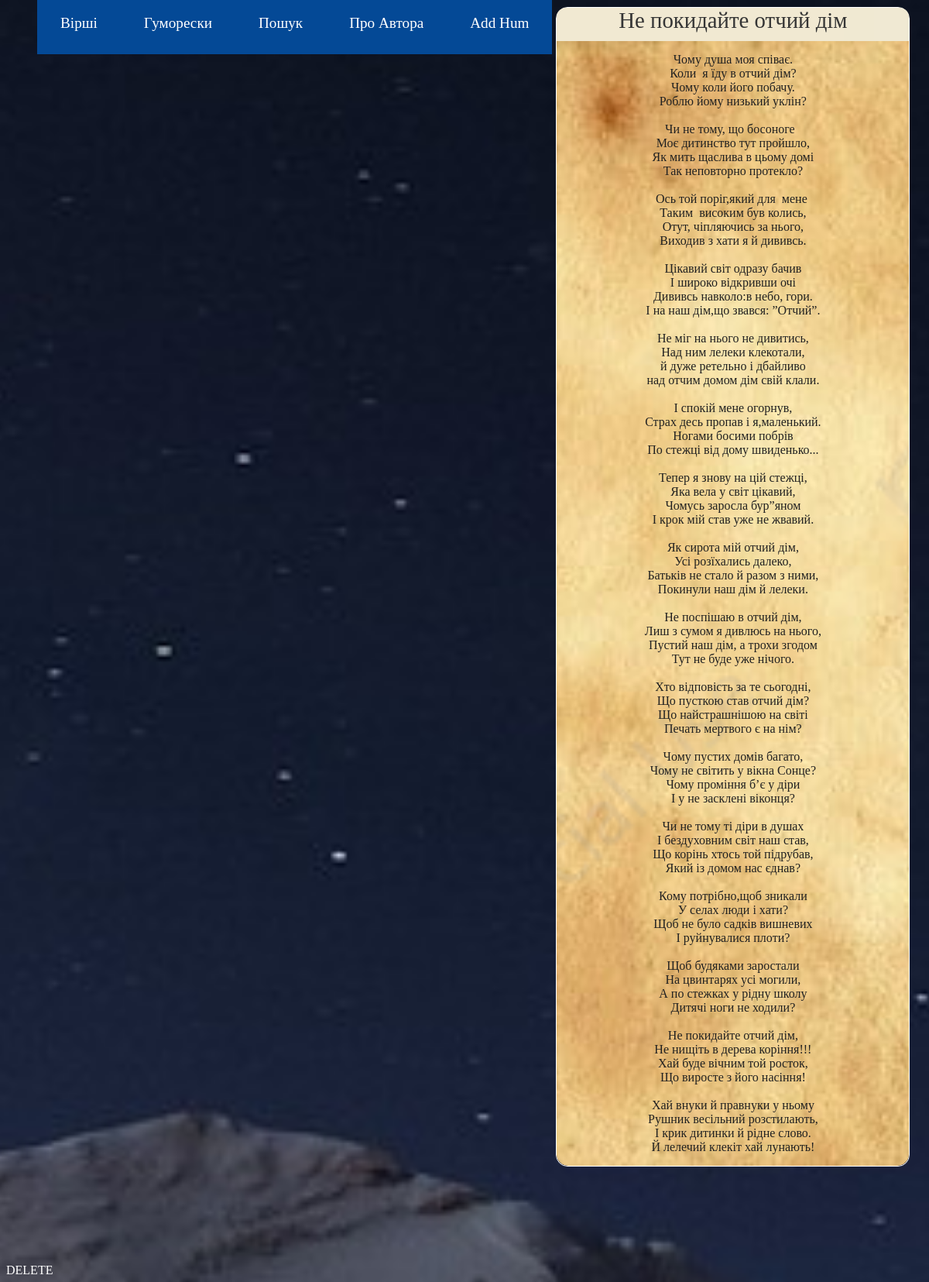
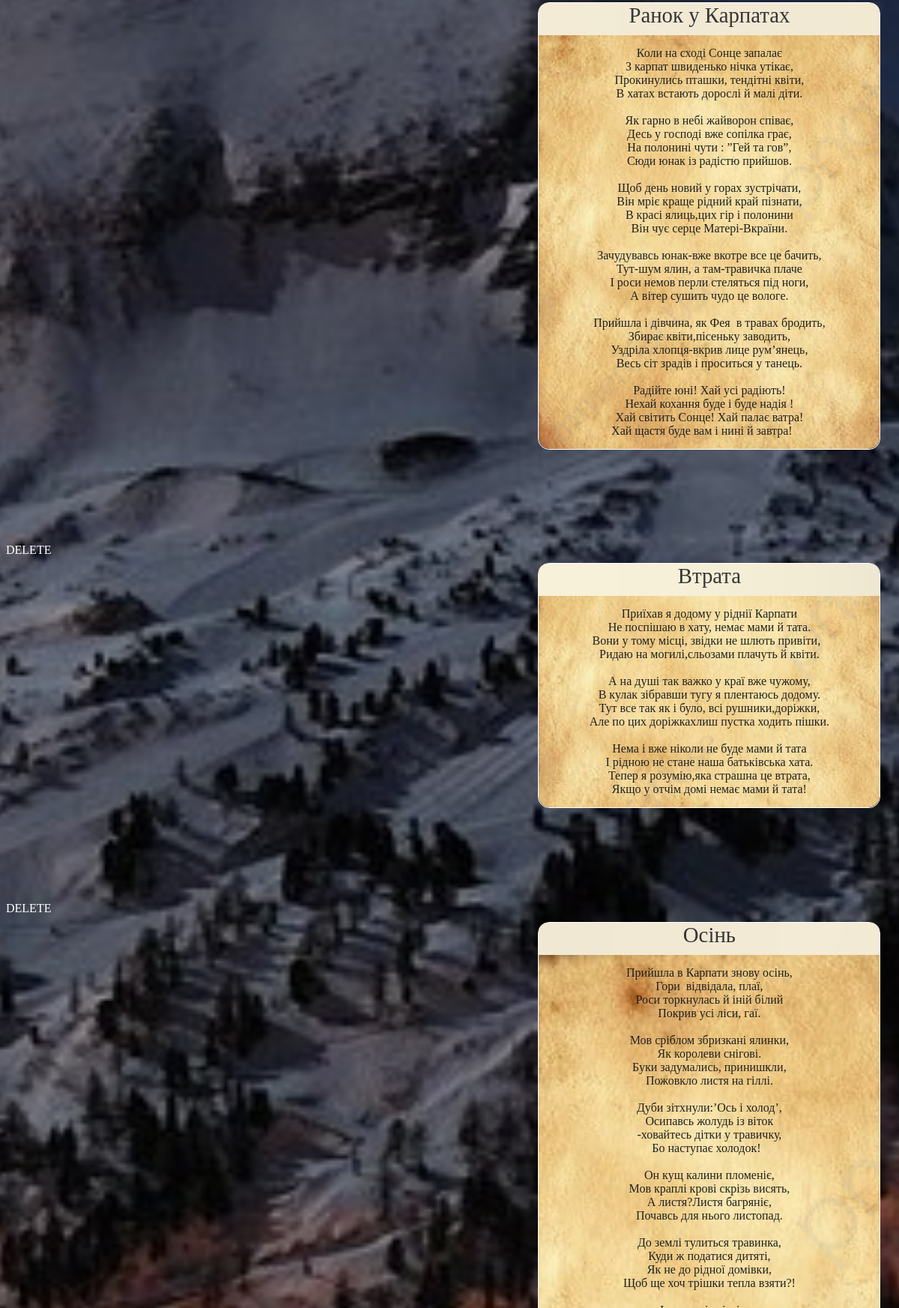
Screenshot of /poems/2 (upper part) with the database file from the repository (2 pictures, top to bottom).
### app/models.py (models this page shows)
class Poem(db.Model):
    id = db.Column(db.Integer, primary_key=True)
    title = db.Column(db.String(20), unique=True)
    text = db.Column(db.String(1028), unique=True)

### app/routes.py (the view)
@app.route('/poems/<int:page_num>')
def poems(page_num):
    poems = Poem.query.paginate(per_page=5, page=page_num, error_out=True)
    return render_template('poems.html', title='Вірші',  poems=poems)

### app/templates/poems.html (shortened to what this page needs)
{% extends "base.html" %}
{% block app_content %}
    {% for poem in poems.items %}
        {% include "_poem.html" %}
        <a href="{{ url_for('del_poem', poem_id=poem.id) }}">DELETE</a>
    {% endfor %}
{% endblock %}

### app/templates/base.html (shortened to what this page needs)
<html>
    <head>
        <link rel="stylesheet" href="{{ url_for('static', filename='styles.css') }}"/>
    </head>
    <body>
        <div id="navbar-container">
            <div id="navbar">
                <div class="link-div">
                    <nav>
                        <ul class="nav-links">
                            <li><a href="{{ url_for('poems', page_num=1) }}">Вірші</a></li>
                            <li><a href="{{ url_for('humoresques', hum_page_num=1) }}">Гуморески</a></li>
                            <li><a href="{{ url_for('search') }}">Пошук</a></li>
                            <li><a href="{{ url_for('about') }}">Про Автора</a></li>
                            <li><a href="{{ url_for('add_humoresque') }}">Add Hum</a></li>
                        </ul>
                    </nav>
                </div>
            </div>
        </div>
        <div id="page_container">
            {% block content %}
            <div class="container-fluid" style="margin-top: 100px;">
                {% block app_content %}{% endblock %}
            </div>
            {% endblock %}
        </div>
    </body>
</html>

### app/templates/_poem.html
{% extends "base.html" %}
{% block app_content %}
    <div id="poem-container">
        <div id="title">{{poem.title}}</div>
        <pre><div id="text">{{poem.text}}</div></pre>
    </div>
{% endblock %}

### app/static/styles.css (style rules this page uses)
#poem-container { width: 455px; border: 1px solid white; color: white; margin-left: 60%; margin-top: -5.7rem; margin-bottom: 125px; border-radius: 15px; }
#title { width: 100%; height: 40px; background: url('/static/title_bg.jpg') no-repeat center center fixed; -webkit-background-size: cover; -moz-background-size: cover; -o-background-size: cover; background-size: cover; font-family: 'Lobster Two', cursive; font-size: 1.8rem; color: #353535; text-align: center; padding-bottom: 5px; border-radius: 12px 12px 0 0; }
#text { background: url('/static/poem_bg.jpg') no-repeat center center; width: 455px; -webkit-background-size: cover; -moz-background-size: cover; -o-background-size: cover; background-size: cover; font-family: 'Lobster Two', cursive ; font-size: 1rem; color: #212121; text-align: center; margin-top: -15px; margin-bottom: -13px; padding-top: 15px; padding-bottom: 15px; border-radius:0 0 15px 15px; }
#navbar-container { position: absolute; top: 0; height: 100px; width: 50%; }
#navbar { position: fixed; display: flex; justify-content: space-between; align-items: center; font-size: 1.2rem; margin-bottom: 100px; margin-right: -500px; }
a { text-decoration: none; color: white; }
body { background: url('/static/night-mnt.jpg') no-repeat center center fixed; -webkit-background-size: cover; -moz-background-size: cover; -o-background-size: cover; background-size: cover; font-family: 'Lobster Two', cursive; }
.nav-links { display: flex; list-style: none; }
.nav-links a { padding: 30px; margin-right: 0px; background: rgb(4, 73, 150); transition: 0.3s ease-out; }

### rows the page displays
Poem: title "Не покидайте отчий дім", text "Чому душа моя співає. Коли я їду в отчий дім? Чому коли його побачу. Роблю йому низький уклін? Чи не тому, що босоноге Моє дитинство тут пройшло, Як мить щаслива в цьому домі Так неповторно протекло? Ось той поріг,який для мене Таким високим був колись, Отут, чіпляючись за нього, Виходив з хати я й дививсь. Цікавий світ одразу бачив І широко відкривши очі Дививсь навколо:в небо, гори. І на наш дім,що звався: ”Отчий”. Не міг на нього не дивитись, Над ним лелеки клекотали, й дуже ретельно і дбайливо над отчим домом дім свій клали. І спокій мене огорнув, Страх десь пропав і я,маленький. Ногами босими побрів По стежці від дому швиденько... Тепер я знову на цій стежці, Яка вела у світ цікавий,…"
Poem: title "Ранок у Карпатах", text "Коли на сході Сонце запалає З карпат швиденько нічка утікає, Прокинулись пташки, тендітні квіти, В хатах встають дорослі й малі діти. Як гарно в небі жайворон співає, Десь у господі вже сопілка грає, На полонині чути : ”Гей та гов”, Сюди юнак із радістю прийшов. Щоб день новий у горах зустрічати, Він мріє краще рідний край пізнати, В красі ялиць,цих гір і полонини Він чує серце Матері-Вкраїни. Зачудувавсь юнак-вже вкотре все це бачить, Тут-шум ялин, а там-травичка плаче І роси немов перли стеляться під ноги, А вітер сушить чудо це вологе. Прийшла і дівчина, як Фея в травах бродить, Збирає квіти,пісеньку заводить, Уздріла хлопця-вкрив лице рум’янець, Весь сіт зрадів і проситься у танець.…"
Poem: title "Втрата", text "Приїхав я додому у ріднії Карпати Не поспішаю в хату, немає мами й тата. Вони у тому місці, звідки не шлють привіти, Ридаю на могилі,сльозами плачуть й квіти. А на душі так важко у краї вже чужому, В кулак зібравши тугу я плентаюсь додому. Тут все так як і було, всі рушники,доріжки, Але по цих доріжкахлиш пустка ходить пішки. Нема і вже ніколи не буде мами й тата І рідною не стане наша батьківська хата. Тепер я розумію,яка страшна це втрата, Якщо у отчім домі немає мами й тата!"
Poem: title "Осінь"
